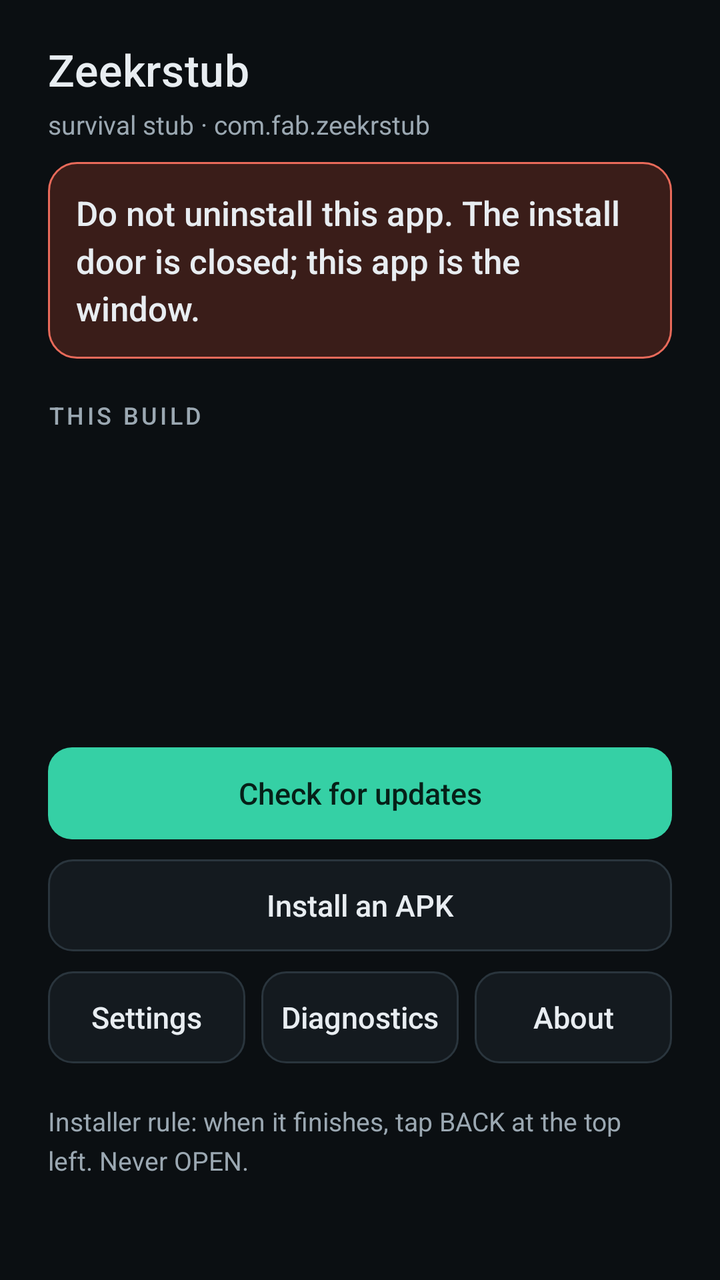
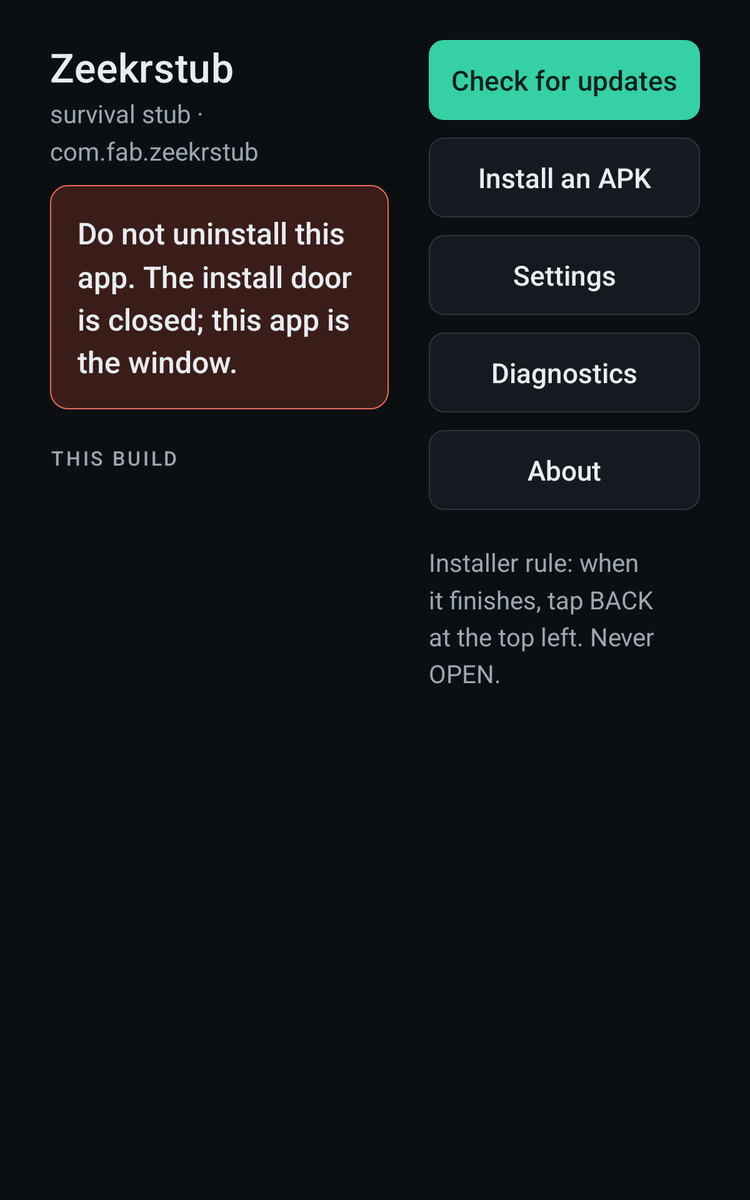

Compare how this app lays out the same screen by default and in its alternative resource folder. The renders come first, then the two layout files and the values they reference.
<!-- AndroidManifest.xml: application theme Theme.Stub -->
<!-- res/layout/activity_main.xml -->
<?xml version="1.0" encoding="utf-8"?>
<ScrollView xmlns:android="http://schemas.android.com/apk/res/android"
    android:layout_width="match_parent"
    android:layout_height="match_parent"
    android:background="@color/bg"
    android:fillViewport="true">

    <LinearLayout
        android:id="@+id/column"
        android:layout_width="match_parent"
        android:layout_height="wrap_content"
        android:layout_gravity="center_horizontal"
        android:orientation="vertical"
        android:paddingLeft="@dimen/pad_screen"
        android:paddingTop="@dimen/pad_screen_top"
        android:paddingRight="@dimen/pad_screen"
        android:paddingBottom="@dimen/pad_screen_top">

        <TextView
            android:id="@+id/txt_title"
            style="@style/Text.Title"
            android:layout_width="match_parent"
            android:layout_height="wrap_content"
            android:text="@string/app_name" />

        <TextView
            android:id="@+id/txt_tagline"
            style="@style/Text.Muted"
            android:layout_width="match_parent"
            android:layout_height="wrap_content"
            android:layout_marginTop="4dp"
            android:text="@string/tagline" />

        
        <TextView
            android:id="@+id/txt_rule"
            style="@style/Text.Banner"
            android:layout_width="match_parent"
            android:layout_height="wrap_content"
            android:layout_marginTop="@dimen/gap_item"
            android:background="@drawable/bg_banner"
            android:padding="@dimen/card_pad"
            android:text="@string/banner_rule" />

        <TextView
            style="@style/Text.Section"
            android:layout_width="match_parent"
            android:layout_height="wrap_content"
            android:layout_marginTop="@dimen/gap_section"
            android:text="@string/main_status_title" />

        <LinearLayout
            style="@style/Card"
            android:layout_width="match_parent"
            android:layout_height="wrap_content"
            android:layout_marginTop="@dimen/gap_item"
            android:orientation="vertical">

            <TextView
                android:id="@+id/txt_version"
                style="@style/Text.Body"
                android:layout_width="match_parent"
                android:layout_height="wrap_content" />

            <TextView
                android:id="@+id/txt_perms"
                style="@style/Text.Muted"
                android:layout_width="match_parent"
                android:layout_height="wrap_content"
                android:layout_marginTop="8dp" />

            <TextView
                android:id="@+id/txt_cert"
                style="@style/Text.Mono"
                android:layout_width="match_parent"
                android:layout_height="wrap_content"
                android:layout_marginTop="@dimen/gap_item" />

            <TextView
                android:id="@+id/txt_lastcheck"
                style="@style/Text.Muted"
                android:layout_width="match_parent"
                android:layout_height="wrap_content"
                android:layout_marginTop="@dimen/gap_item" />
        </LinearLayout>

        <Button
            android:id="@+id/btn_check"
            style="@style/Button.Primary"
            android:layout_width="match_parent"
            android:layout_height="wrap_content"
            android:layout_marginTop="@dimen/gap_section"
            android:text="@string/main_check" />

        <Button
            android:id="@+id/btn_install"
            style="@style/Button.Secondary"
            android:layout_width="match_parent"
            android:layout_height="wrap_content"
            android:layout_marginTop="@dimen/gap_item"
            android:text="@string/main_install" />

        <LinearLayout
            android:layout_width="match_parent"
            android:layout_height="wrap_content"
            android:layout_marginTop="@dimen/gap_item"
            android:orientation="horizontal">

            <Button
                android:id="@+id/btn_settings"
                style="@style/Button.Secondary"
                android:layout_width="0dp"
                android:layout_height="wrap_content"
                android:layout_weight="1"
                android:text="@string/main_settings" />

            <Button
                android:id="@+id/btn_diagnostics"
                style="@style/Button.Secondary"
                android:layout_width="0dp"
                android:layout_height="wrap_content"
                android:layout_marginLeft="8dp"
                android:layout_marginStart="8dp"
                android:layout_weight="1"
                android:text="@string/main_diagnostics" />

            <Button
                android:id="@+id/btn_about"
                style="@style/Button.Secondary"
                android:layout_width="0dp"
                android:layout_height="wrap_content"
                android:layout_marginLeft="8dp"
                android:layout_marginStart="8dp"
                android:layout_weight="1"
                android:text="@string/main_about" />
        </LinearLayout>

        <TextView
            style="@style/Text.Muted"
            android:layout_width="match_parent"
            android:layout_height="wrap_content"
            android:layout_marginTop="@dimen/gap_section"
            android:text="@string/main_footer" />
    </LinearLayout>
</ScrollView>
<!-- resources referenced by this layout -->
<resources>
  <color name="bg">#0B0F12</color>
  <dimen name="card_pad">14dp</dimen>
  <dimen name="gap_item">10dp</dimen>
  <dimen name="gap_section">20dp</dimen>
  <dimen name="pad_screen">24dp</dimen>
  <dimen name="pad_screen_top">20dp</dimen>
  <!-- drawable bg_banner (drawable) -->
  <?xml version="1.0" encoding="utf-8"?>
  <shape xmlns:android="http://schemas.android.com/apk/res/android" android:shape="rectangle">
      <solid android:color="@color/danger_dim" />
      <stroke android:width="1dp" android:color="@color/danger" />
      <corners android:radius="14dp" />
  </shape>
  <string name="app_name">Zeekrstub</string>
  <string name="banner_rule">Do not uninstall this app. The install door is closed; this app is the window.</string>
  <string name="main_about">About</string>
  <string name="main_check">Check for updates</string>
  <string name="main_diagnostics">Diagnostics</string>
  <string name="main_footer">Installer rule: when it finishes, tap BACK at the top left. Never OPEN.</string>
  <string name="main_install">Install an APK</string>
  <string name="main_settings">Settings</string>
  <string name="main_status_title">This build</string>
  <string name="tagline">survival stub · com.fab.zeekrstub</string>
  <style name="Card">
          <item name="android:background">@drawable/bg_card</item>
          <item name="android:padding">@dimen/card_pad</item>
      </style>
  <style name="Text.Banner">
          <item name="android:textColor">@color/text</item>
          <item name="android:textSize">@dimen/text_banner</item>
          <item name="android:fontFamily">sans-serif-medium</item>
          <item name="android:lineSpacingMultiplier">1.2</item>
      </style>
  <style name="Text.Body">
          <item name="android:textColor">@color/text</item>
          <item name="android:textSize">@dimen/text_body</item>
          <item name="android:lineSpacingMultiplier">1.25</item>
      </style>
  <style name="Text.Mono">
          <item name="android:textColor">@color/text</item>
          <item name="android:textSize">@dimen/text_mono</item>
          <item name="android:fontFamily">monospace</item>
      </style>
  <style name="Text.Muted">
          <item name="android:textColor">@color/muted</item>
          <item name="android:textSize">@dimen/text_muted</item>
          <item name="android:lineSpacingMultiplier">1.25</item>
      </style>
  <style name="Text.Section">
          <item name="android:textColor">@color/muted</item>
          <item name="android:textSize">@dimen/text_section</item>
          <item name="android:fontFamily">sans-serif-medium</item>
          <item name="android:letterSpacing">0.12</item>
          <item name="android:textAllCaps">true</item>
      </style>
  <style name="Text.Title">
          <item name="android:textColor">@color/text</item>
          <item name="android:textSize">@dimen/text_title</item>
          <item name="android:fontFamily">sans-serif-medium</item>
          <item name="android:letterSpacing">0.01</item>
      </style>
  <color name="danger_dim">#3A1D19</color>
  <color name="danger">#E86A5A</color>
  <dimen name="text_button">15sp</dimen>
  <dimen name="button_height">46dp</dimen>
  <color name="text">#E8EDF1</color>
  <dimen name="text_banner">17sp</dimen>
  <dimen name="text_body">15sp</dimen>
  <dimen name="text_mono">12sp</dimen>
  <color name="muted">#9BA8B2</color>
  <dimen name="text_muted">13sp</dimen>
  <dimen name="text_section">12sp</dimen>
  <dimen name="text_title">22sp</dimen>
  <color name="accent">#35D0A5</color>
  <color name="surface">#141A1F</color>
  <color name="accent_dim">#1E6F5C</color>
  <color name="surface_high">#1C242B</color>
  <color name="stroke">#2A353D</color>
  <!-- some entries are left out for length -->
</resources>
<!-- res/layout-sw600dp/activity_main.xml (the repository's variant of the layout above) -->
<!-- drawn on a 7-inch tablet held upright -->
<?xml version="1.0" encoding="utf-8"?>
<ScrollView xmlns:android="http://schemas.android.com/apk/res/android"
    android:layout_width="match_parent"
    android:layout_height="match_parent"
    android:background="@color/bg"
    android:fillViewport="true">

    <LinearLayout
        android:id="@+id/column"
        android:layout_width="match_parent"
        android:layout_height="wrap_content"
        android:layout_gravity="center_horizontal"
        android:baselineAligned="false"
        android:orientation="horizontal"
        android:paddingLeft="@dimen/pad_screen"
        android:paddingTop="@dimen/pad_screen_top"
        android:paddingRight="@dimen/pad_screen"
        android:paddingBottom="@dimen/pad_screen_top">

        
        <LinearLayout
            android:layout_width="0dp"
            android:layout_height="wrap_content"
            android:layout_weight="1"
            android:orientation="vertical">

            <TextView
                android:id="@+id/txt_title"
                style="@style/Text.Title"
                android:layout_width="match_parent"
                android:layout_height="wrap_content"
                android:text="@string/app_name" />

            <TextView
                android:id="@+id/txt_tagline"
                style="@style/Text.Muted"
                android:layout_width="match_parent"
                android:layout_height="wrap_content"
                android:layout_marginTop="2dp"
                android:text="@string/tagline" />

            <TextView
                android:id="@+id/txt_rule"
                style="@style/Text.Banner"
                android:layout_width="match_parent"
                android:layout_height="wrap_content"
                android:layout_marginTop="@dimen/gap_item"
                android:background="@drawable/bg_banner"
                android:padding="@dimen/card_pad"
                android:text="@string/banner_rule" />

            <TextView
                style="@style/Text.Section"
                android:layout_width="match_parent"
                android:layout_height="wrap_content"
                android:layout_marginTop="@dimen/gap_section"
                android:text="@string/main_status_title" />

            <LinearLayout
                style="@style/Card"
                android:layout_width="match_parent"
                android:layout_height="wrap_content"
                android:layout_marginTop="@dimen/gap_item"
                android:orientation="vertical">

                <TextView
                    android:id="@+id/txt_version"
                    style="@style/Text.Body"
                    android:layout_width="match_parent"
                    android:layout_height="wrap_content" />

                <TextView
                    android:id="@+id/txt_perms"
                    style="@style/Text.Muted"
                    android:layout_width="match_parent"
                    android:layout_height="wrap_content"
                    android:layout_marginTop="6dp" />

                <TextView
                    android:id="@+id/txt_cert"
                    style="@style/Text.Mono"
                    android:layout_width="match_parent"
                    android:layout_height="wrap_content"
                    android:layout_marginTop="8dp" />

                <TextView
                    android:id="@+id/txt_lastcheck"
                    style="@style/Text.Muted"
                    android:layout_width="match_parent"
                    android:layout_height="wrap_content"
                    android:layout_marginTop="8dp" />
            </LinearLayout>
        </LinearLayout>

        
        <LinearLayout
            android:layout_width="0dp"
            android:layout_height="wrap_content"
            android:layout_marginLeft="32dp"
            android:layout_marginStart="32dp"
            android:layout_weight="0.8"
            android:orientation="vertical">

            <Button
                android:id="@+id/btn_check"
                style="@style/Button.Primary"
                android:layout_width="match_parent"
                android:layout_height="wrap_content"
                android:text="@string/main_check" />

            <Button
                android:id="@+id/btn_install"
                style="@style/Button.Secondary"
                android:layout_width="match_parent"
                android:layout_height="wrap_content"
                android:layout_marginTop="@dimen/gap_item"
                android:text="@string/main_install" />

            <Button
                android:id="@+id/btn_settings"
                style="@style/Button.Secondary"
                android:layout_width="match_parent"
                android:layout_height="wrap_content"
                android:layout_marginTop="@dimen/gap_item"
                android:text="@string/main_settings" />

            <Button
                android:id="@+id/btn_diagnostics"
                style="@style/Button.Secondary"
                android:layout_width="match_parent"
                android:layout_height="wrap_content"
                android:layout_marginTop="@dimen/gap_item"
                android:text="@string/main_diagnostics" />

            <Button
                android:id="@+id/btn_about"
                style="@style/Button.Secondary"
                android:layout_width="match_parent"
                android:layout_height="wrap_content"
                android:layout_marginTop="@dimen/gap_item"
                android:text="@string/main_about" />

            <TextView
                style="@style/Text.Muted"
                android:layout_width="match_parent"
                android:layout_height="wrap_content"
                android:layout_marginTop="@dimen/gap_section"
                android:text="@string/main_footer" />
        </LinearLayout>
    </LinearLayout>
</ScrollView>
<!-- resources referenced by the variant -->
<!-- as a 7-inch tablet held upright resolves them -->
<resources>
  <color name="bg">#0B0F12</color>
  <!-- from res/values-sw600dp/ -->
  <dimen name="card_pad">22dp</dimen>
  <!-- from res/values-sw600dp/ -->
  <dimen name="gap_item">14dp</dimen>
  <!-- from res/values-sw600dp/ -->
  <dimen name="gap_section">28dp</dimen>
  <!-- from res/values-sw600dp/ -->
  <dimen name="pad_screen">40dp</dimen>
  <!-- from res/values-sw600dp/ -->
  <dimen name="pad_screen_top">32dp</dimen>
  <!-- drawable bg_banner (drawable) -->
  <?xml version="1.0" encoding="utf-8"?>
  <shape xmlns:android="http://schemas.android.com/apk/res/android" android:shape="rectangle">
      <solid android:color="@color/danger_dim" />
      <stroke android:width="1dp" android:color="@color/danger" />
      <corners android:radius="14dp" />
  </shape>
  <string name="app_name">Zeekrstub</string>
  <string name="banner_rule">Do not uninstall this app. The install door is closed; this app is the window.</string>
  <string name="main_about">About</string>
  <string name="main_check">Check for updates</string>
  <string name="main_diagnostics">Diagnostics</string>
  <string name="main_footer">Installer rule: when it finishes, tap BACK at the top left. Never OPEN.</string>
  <string name="main_install">Install an APK</string>
  <string name="main_settings">Settings</string>
  <string name="main_status_title">This build</string>
  <string name="tagline">survival stub · com.fab.zeekrstub</string>
  <style name="Card">
          <item name="android:background">@drawable/bg_card</item>
          <item name="android:padding">@dimen/card_pad</item>
      </style>
  <style name="Text.Banner">
          <item name="android:textColor">@color/text</item>
          <item name="android:textSize">@dimen/text_banner</item>
          <item name="android:fontFamily">sans-serif-medium</item>
          <item name="android:lineSpacingMultiplier">1.2</item>
      </style>
  <style name="Text.Body">
          <item name="android:textColor">@color/text</item>
          <item name="android:textSize">@dimen/text_body</item>
          <item name="android:lineSpacingMultiplier">1.25</item>
      </style>
  <style name="Text.Mono">
          <item name="android:textColor">@color/text</item>
          <item name="android:textSize">@dimen/text_mono</item>
          <item name="android:fontFamily">monospace</item>
      </style>
  <style name="Text.Muted">
          <item name="android:textColor">@color/muted</item>
          <item name="android:textSize">@dimen/text_muted</item>
          <item name="android:lineSpacingMultiplier">1.25</item>
      </style>
  <style name="Text.Title">
          <item name="android:textColor">@color/text</item>
          <item name="android:textSize">@dimen/text_title</item>
          <item name="android:fontFamily">sans-serif-medium</item>
          <item name="android:letterSpacing">0.01</item>
      </style>
  <color name="danger_dim">#3A1D19</color>
  <color name="danger">#E86A5A</color>
  <!-- from res/values-sw600dp/ -->
  <dimen name="text_button">22sp</dimen>
  <!-- from res/values-sw600dp/ -->
  <dimen name="button_height">64dp</dimen>
  <color name="text">#E8EDF1</color>
  <!-- from res/values-sw600dp/ -->
  <dimen name="text_banner">24sp</dimen>
  <!-- from res/values-sw600dp/ -->
  <dimen name="text_body">22sp</dimen>
  <!-- from res/values-sw600dp/ -->
  <dimen name="text_mono">16sp</dimen>
  <color name="muted">#9BA8B2</color>
  <!-- from res/values-sw600dp/ -->
  <dimen name="text_muted">20sp</dimen>
  <!-- from res/values-sw600dp/ -->
  <dimen name="text_section">16sp</dimen>
  <!-- from res/values-sw600dp/ -->
  <dimen name="text_title">32sp</dimen>
  <color name="accent">#35D0A5</color>
  <color name="surface">#141A1F</color>
  <color name="accent_dim">#1E6F5C</color>
  <color name="surface_high">#1C242B</color>
  <color name="stroke">#2A353D</color>
  <!-- some entries are left out for length -->
</resources>
